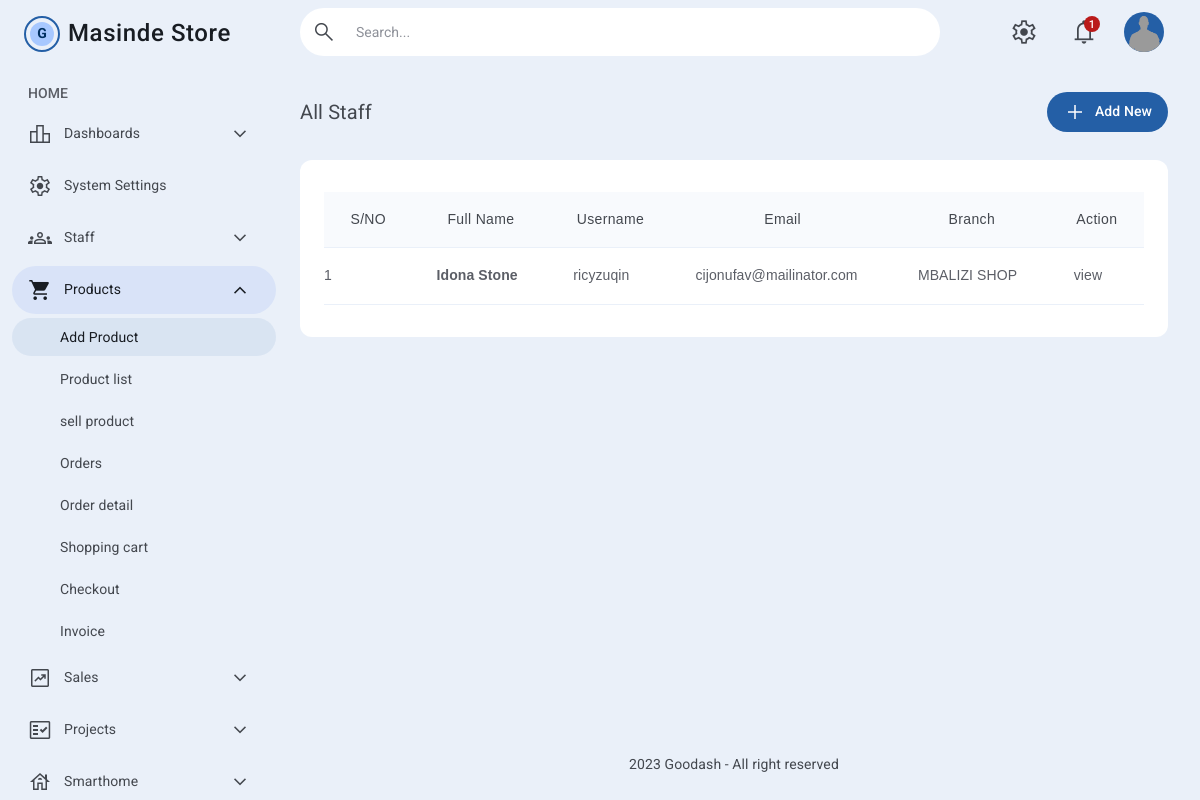
The page /index.php/user on the database as committed earlier.
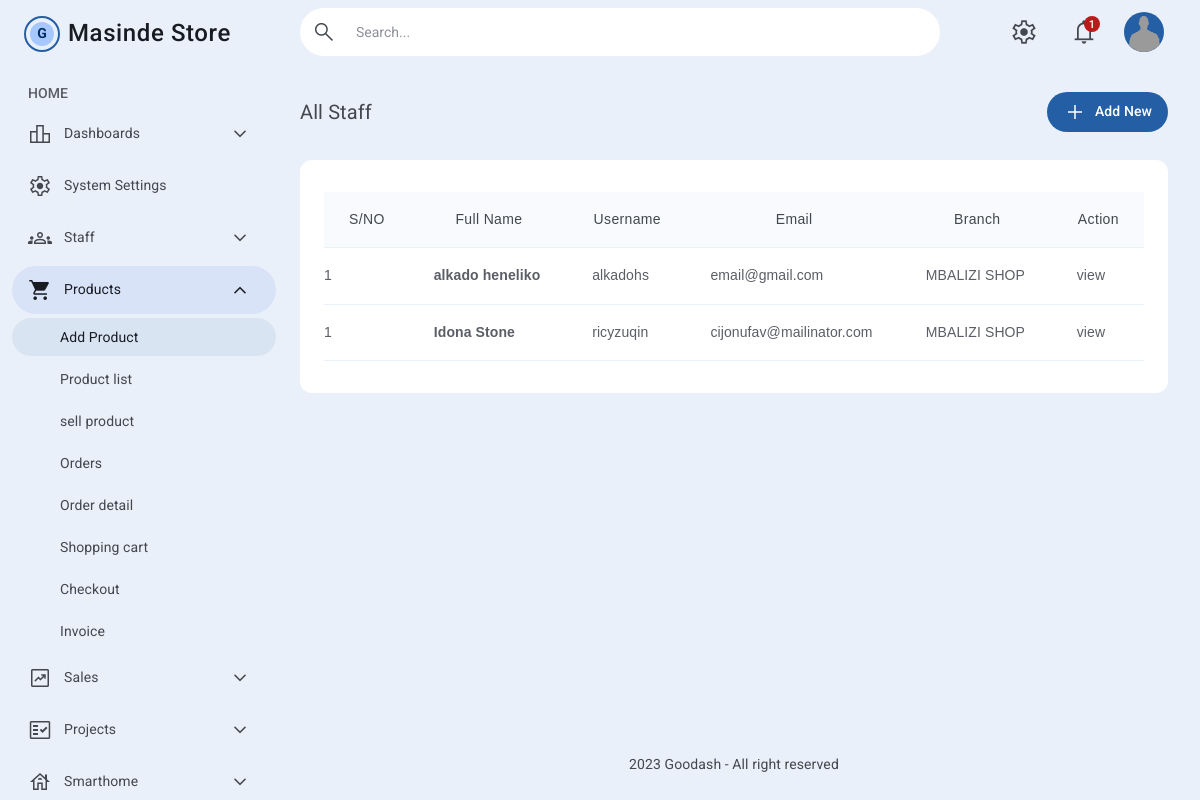
The same page on the database as committed later.
### tables this page shows
CREATE TABLE `user` (
  `id` int(11) NOT NULL,
  `first_name` varchar(255) NOT NULL,
  `last_name` varchar(255) NOT NULL,
  `username` varchar(100) NOT NULL,
  `email` varchar(100) NOT NULL,
  `branch_id` int(11) DEFAULT NULL,
  `position_id` int(11) DEFAULT NULL,
  `is_staff` int(1) DEFAULT 0,
  `is_active` int(1) DEFAULT 0,
  `password` varchar(255) NOT NULL,
  `created_at` timestamp NOT NULL DEFAULT current_timestamp()
);

### application/controllers/User.php (called while the page is built, shortened)
<?php
class User extends CI_Controller
{
    public function __construct()
    {
        $this->load->model('UserModel');
    }
    public function index()
    {
        $users = $this->UserModel->get_users();
        $this->load->view('users/all_users', ['users' => $users]);
    }
}

### index.php (called while the page is built, shortened)
<?php
require_once BASEPATH.'core/CodeIgniter.php';

### application/models/UserModel.php (called while the page is built, shortened)
<?php
class UserModel extends CI_Model
{
    public function get_users(): array
    {
        $users = $this->db->order_by('created_at', 'desc')->get('User')->result();
        return $users;
    }
}

### application/views/users/all_users.php (the view, shortened to what this page needs)
<!DOCTYPE html>
<html lang="en">
<head>
  <link rel="stylesheet" id="stylesheet" href="<?php echo base_url('assets/css/style.css')?>">
  <link rel="stylesheet" id="color" href="<?php echo base_url('assets/css/colors.css')?>">
</head>
<body id="body-layout" class="text-body-md relative font-sans font-normal text-gray-700 dark:text-gray-300 bg-surface-500 dark:bg-surfacedark-500 show">
  <?php include APPPATH.'/views/includes/header.php'?>
  <main class="lg:flex">
    <?php include APPPATH.'/views/includes/sidebar.php'?>
    <div class="main-content flex-grow min-h-[100%] py-20 relative px-4 lg:pr-8 lg:pl-3">
      <div class="flex flex-row justify-between items-center pt-2 pb-6">
        <h2 class="text-title-lg">All Staff</h2>
        <div class="flex flex-row gap-3 items-center">
          <a href="<?= site_url('user/create_index')?>" class="btn relative flex flex-row items-center justify-center gap-x-2 py-2 px-4 rounded-[6.25rem] hover:shadow-md text-sm tracking-[.00714em] font-medium bg-primary-600 text-white dark:bg-primary-200 dark:text-primary-800">
            <span class="material-symbols-outlined">add</span>
            Add New
         </a>
        </div>
      </div>
      <div class="grid grid-cols-1 sm:gap-4 md:gap-6">
        <div class="px-6 py-8 flex flex-col rounded-xl bg-white dark:bg-gray-900">
          <div class="relative overflow-auto scrollbars">
            <table class="table-sorter table-bordered-bottom table-hover">
              <thead>
                <tr>
                  <th data-sortable="false">S/NO</th>
                  <th data-sortable="false">Full Name</th>
                  <th data-sortable="false">Username</th>
                  <th data-sortable="false">Email</th>
                  <th data-sortable="false">Branch</th>
                  <th data-sortable="false">Action</th>
                </tr>
              </thead>
              <tbody>
                <?php $rowId = 1 ?>
                <?php foreach($users as $user):?>
                <tr class="[&.selected]:!bg-primary-100 dark:[&.selected]:!bg-primary-700">
                  <td class="!px-0">
                    <?= $user->id < 10 ? '0'.$rowId++ : $rowId ?>
                  </td>
                  <td>
                    <div class="flex items-center gap-3">
                      <div class="flex flex-col">
                        <h4 class="font-semibold"><?= $user->first_name." ".$user->last_name ?></h4>
                      </div>
                    </div>
                  </td>
                  <td>
                    <?= $user->username ?>
                  </td>
                  <td><a href="mailto:acme@example.com" target="_blank"><?= $user->email ?></a></td>
                  <td>MBALIZI SHOP</td>
                  <td>
                    <a href="<?= site_url('user/profile/'.$user->id)?>" class="hover:text-primary-600 dark:hover:text-primary-200">view</a>
                  </td>
                </tr>
                <?php endforeach?>
              </tbody>
            </table>
          </div>
        </div>
      </div>
    </div>
  </main>
<?php include APPPATH.'/views/includes/footer.php'?>

### application/views/includes/header.php (shortened to what this page needs)
<header data-type="navtop" class="nav-top [&.show]:translate-y-0 top-0 fixed h-16 px-4 lg:px-8 lg:pl-3 left-0 lg:left-72 right-0 flex flex-row items-center justify-between gap-3 z-50 transition-all duration-300 ease-in-out bg-surface-500 dark:bg-surfacedark-500">
  <div class="relative w-full hidden md:block">
    <div class="relative w-full">
      <button class="absolute left-1 top-1 hidden sm:inline-flex !items-center justify-center w-10 h-10 gap-x-2 p-2.5 rounded-[6.25rem] text-sm tracking-[.00714em] text-center font-medium hover:bg-primary-600/[0.08] focus:bg-primary-600/[0.08] dark:hover:bg-primary-200/[0.08] dark:focus:bg-primary-200/[0.08]">
        <span class="material-symbols-outlined !text-2xl">search</span>
      </button>
      <input type="search" placeholder="Search..." class="max-sm:absolute max-sm:inset-x-0 block w-40 sm:w-80 md:w-full pl-14 h-12 rounded-full bg-white dark:bg-gray-900 py-2 px-4 ring-0 focus:outline-none focus:shadow">
    </div>
  </div>
  <div class="flex flex-row items-center gap-3 ml-auto md:ml-12">
    <div class="relative hidden sm:inline-block">
      <button data-type="dialogs" data-target="#sheets_b" class="btn relative !inline-flex !items-center justify-center w-12 h-12 gap-x-2 p-2.5 rounded-[6.25rem] text-sm tracking-[.00714em] text-center font-medium hover:bg-primary-600/[0.08] focus:bg-primary-600/[0.08] dark:hover:bg-primary-200/[0.08] dark:focus:bg-primary-200/[0.08]">
        <span aria-label="Settings" data-microtip-position="bottom" role="tooltip" class="material-symbols-outlined !text-[28px] pointer-events-none">settings</span>
      </button>
    </div>
    <div class="relative">
      <button data-type="dropdown" data-target="#dropdown2" class="btn relative !inline-flex !items-center justify-center w-12 h-12 gap-x-2 p-2.5 rounded-[6.25rem] text-sm tracking-[.00714em] text-center font-medium hover:bg-primary-600/[0.08] focus:bg-primary-600/[0.08] dark:hover:bg-primary-200/[0.08] dark:focus:bg-primary-200/[0.08]">
        <span aria-label="Notification" data-microtip-position="bottom" role="tooltip" class="material-symbols-outlined !text-[28px] pointer-events-none ">notifications</span>
        <span class="pointer-events-none absolute top-2 right-2 w-4 h-4 flex items-center justify-center rounded-full text-[11px] leading-none tracking-[.045em] font-medium bg-error-600 dark:bg-error-200 text-white dark:text-error-800">1</span>
      </button>
    </div>
    <div class="relative">
      <button data-type="dropdown" data-target="#dropdown1" class="btn w-12 h-12 gap-x-2 py-2.5 flex items-center gap-2 justify-center rounded-full text-sm tracking-[0.15px]">
        <img src="<?php echo base_url('assets/img/avatar.png')?>" alt="ari budin" class="w-10 h-10 flex-none rounded-full bg-primary-600 dark:bg-primary-200">
      </button>
    </div>
  </div>
</header>

### application/views/includes/sidebar.php (shortened to what this page needs)
<aside id="sidebar" class="sidebar transition-all duration-500 ease-in-out fixed max-lg:z-[60] lg:shrink-0 lg:relative lg:w-72 h-screen max-lg:[&.show_.sidebar-bg]:opacity-60 dark:max-lg:[&.show_.sidebar-bg]:opacity-60 [&.show_.sidebar-bg]:inset-0 [&.show_.sidebar-content]:translate-x-0">
      <div id="sidebar-content" class="sidebar-content transition-all duration-300 ease-in-out fixed z-40 max-lg:-translate-x-full max-lg:bg-surface-500 dark:max-lg:bg-surfacedark-500 left-0 top-0 bottom-0 h-screen w-72 overflow-auto scrollbars">
        <a href="<?= site_url('welcome/dashboard') ?>" class="sidebar-logo pt-4 pb-2 pl-6 flex items-center w-full">
          <div class="w-9 h-9 rounded-full border-2 border-primary-600 flex items-center justify-center text-primary-800 font-bold text-lg">
            <span class="flex items-center justify-center w-6 h-6 rounded-full bg-primary-200">G</span>
          </div>
          <h4 class="text-2xl font-medium tracking-wide text-gray-900 dark:text-gray-100 compact-hide ml-2">Masinde Store</h4>
        </a>
        <div class="w-full inline-flex flex-col px-3 pb-3">
          <div class="pt-6 pb-2 px-4 compact-hide">
            <p class="text-title-sm font-medium uppercase text-gray-600 dark:text-gray-400">Home</p>
          </div>
          <ul class="sidebar-menu flex flex-col">
            <li class="relative">
              <a href="javascript:void(0)" data-type="collapse" data-target="#dashboard1" class="flex flex-row items-center gap-3 py-3 pl-4 pr-6 mb-1 rounded-full hover-icon [&.active]:text-gray-900 dark:[&.active]:text-gray-100 [&.active]:bg-secondary-100 dark:[&.active]:bg-secondary-700 hover:bg-primary-600/[0.08] dark:hover:bg-primary-200/[0.08]">
                <span class="material-symbols-outlined">leaderboard</span>
                <span class="compact-title">Dashboards</span>
              </a>
            </li>
            <li class="relative">
              <a href="<?= site_url('settings') ?>" class="flex flex-row items-center gap-3 py-3 pl-4 pr-6 mb-1 rounded-full hover-icon [&.active]:text-gray-900 dark:[&.active]:text-gray-100 [&.active]:bg-secondary-100 dark:[&.active]:bg-secondary-700 hover:bg-primary-600/[0.08] dark:hover:bg-primary-200/[0.08]">
                <span class="material-symbols-outlined">settings</span>
                <span class="compact-title">System Settings</span>
              </a>
            </li>
            <li class="relative">
              <a href="javascript:void(0)" data-type="collapse" data-target="#dashboard2" class="flex flex-row items-center gap-3 py-3 pl-4 pr-6 mb-1 rounded-full hover-icon [&.active]:text-gray-900 dark:[&.active]:text-gray-100 [&.active]:bg-secondary-100 dark:[&.active]:bg-secondary-700 hover:bg-primary-600/[0.08] dark:hover:bg-primary-200/[0.08]">
                <span class="material-symbols-outlined">groups</span>
                <span class="compact-title">Staff</span>
              </a>
            </li>
            <li class="relative">
              <a href="javascript:void(0)" data-type="collapse" data-target="#dashboard3" class="active flex flex-row items-center gap-3 py-3 pl-4 pr-6 mb-1 rounded-full hover-icon [&.active]:text-gray-900 dark:[&.active]:text-gray-100 [&.active]:bg-secondary-100 dark:[&.active]:bg-secondary-700 hover:bg-primary-600/[0.08] dark:hover:bg-primary-200/[0.08]">
                <span class="material-symbols-outlined">shopping_cart</span>
                <span class="compact-title">Products</span>
              </a>
              <ul id="dashboard3" data-type="collapsed" class="active sidebar-submenu [&.active]:block hidden">
                <li><a href="<?= site_url('product/create_index') ?>" class="active flex items-center py-3 pl-12 pr-6 mb-1 leading-none gap-2.5 rounded-full hover-icon [&.active]:text-gray-900 dark:[&.active]:text-gray-100 [&.active]:bg-primary-600/[0.08] dark:[&.active]:bg-primary-200/10 hover:bg-primary-600/[0.08] dark:hover:bg-primary-200/[0.08]">
                    Add Product
                  </a>
                </li>
                <li><a href="<?= site_url('product') ?>" class="flex items-center py-3 pl-12 pr-6 mb-1 leading-none gap-2.5 rounded-full hover-icon [&.active]:text-gray-900 dark:[&.active]:text-gray-100 [&.active]:bg-primary-600/[0.08] dark:[&.active]:bg-primary-200/10 hover:bg-primary-600/[0.08] dark:hover:bg-primary-200/[0.08]">
                    Product list
                  </a>
                </li>
                <li><a href="<?= site_url('product/sell') ?>" class="flex items-center py-3 pl-12 pr-6 mb-1 leading-none gap-2.5 rounded-full hover-icon [&.active]:text-gray-900 dark:[&.active]:text-gray-100 [&.active]:bg-primary-600/[0.08] dark:[&.active]:bg-primary-200/10 hover:bg-primary-600/[0.08] dark:hover:bg-primary-200/[0.08]">
                    sell product
                  </a>
                </li>
                <li><a href="orders.html" class="flex items-center py-3 pl-12 pr-6 mb-1 leading-none gap-2.5 rounded-full hover-icon [&.active]:text-gray-900 dark:[&.active]:text-gray-100 [&.active]:bg-primary-600/[0.08] dark:[&.active]:bg-primary-200/10 hover:bg-primary-600/[0.08] dark:hover:bg-primary-200/[0.08]">
                    Orders
                  </a>
                </li>
                <li><a href="order-detail.html" class="flex items-center py-3 pl-12 pr-6 mb-1 leading-none gap-2.5 rounded-full hover-icon [&.active]:text-gray-900 dark:[&.active]:text-gray-100 [&.active]:bg-primary-600/[0.08] dark:[&.active]:bg-primary-200/10 hover:bg-primary-600/[0.08] dark:hover:bg-primary-200/[0.08]">
                    Order detail
                  </a>
                </li>
                <li><a href="shopping-cart.html" class="flex items-center py-3 pl-12 pr-6 mb-1 leading-none gap-2.5 rounded-full hover-icon [&.active]:text-gray-900 dark:[&.active]:text-gray-100 [&.active]:bg-primary-600/[0.08] dark:[&.active]:bg-primary-200/10 hover:bg-primary-600/[0.08] dark:hover:bg-primary-200/[0.08]">
                    Shopping cart
                  </a>
                </li>
                <li><a href="checkout.html" class="flex items-center py-3 pl-12 pr-6 mb-1 leading-none gap-2.5 rounded-full hover-icon [&.active]:text-gray-900 dark:[&.active]:text-gray-100 [&.active]:bg-primary-600/[0.08] dark:[&.active]:bg-primary-200/10 hover:bg-primary-600/[0.08] dark:hover:bg-primary-200/[0.08]">
                    Checkout
                  </a>
                </li>
                <li><a href="invoice.html" class="flex items-center py-3 pl-12 pr-6 mb-1 leading-none gap-2.5 rounded-full hover-icon [&.active]:text-gray-900 dark:[&.active]:text-gray-100 [&.active]:bg-primary-600/[0.08] dark:[&.active]:bg-primary-200/10 hover:bg-primary-600/[0.08] dark:hover:bg-primary-200/[0.08]">
                    Invoice
                  </a>
                </li>
              </ul>
            </li>
            <li class="relative">
              <a href="javascript:void(0)" data-type="collapse" data-target="#dashboard4" class="flex flex-row items-center gap-3 py-3 pl-4 pr-6 mb-1 rounded-full hover-icon [&.active]:text-gray-900 dark:[&.active]:text-gray-100 [&.active]:bg-secondary-100 dark:[&.active]:bg-secondary-700 hover:bg-primary-600/[0.08] dark:hover:bg-primary-200/[0.08]">
                <span class="material-symbols-outlined">chart_data</span>
                <span class="compact-title">Sales</span>
              </a>
            </li>
            <li class="relative">
              <a href="javascript:void(0)" data-type="collapse" data-target="#dashboard5" class="flex flex-row items-center gap-3 py-3 pl-4 pr-6 mb-1 rounded-full hover-icon [&.active]:text-gray-900 dark:[&.active]:text-gray-100 [&.active]:bg-secondary-100 dark:[&.active]:bg-secondary-700 hover:bg-primary-600/[0.08] dark:hover:bg-primary-200/[0.08]">
                <span class="material-symbols-outlined">fact_check</span>
                <span class="compact-title">Projects</span>
              </a>
            </li>
            <li class="relative">
              <a href="javascript:void(0)" data-type="collapse" data-target="#dashboard_smart" class="flex flex-row items-center gap-3 py-3 pl-4 pr-6 mb-1 rounded-full hover-icon [&.active]:text-gray-900 dark:[&.active]:text-gray-100 [&.active]:bg-secondary-100 dark:[&.active]:bg-secondary-700 hover:bg-primary-600/[0.08] dark:hover:bg-primary-200/[0.08]">
                <span class="material-symbols-outlined">house</span>
                <span class="compact-title">Smarthome</span>
              </a>
            </li>
          </ul>
        </div>
      </div>
    </aside>

### application/views/includes/footer.php (shortened to what this page needs)
  <footer class="footer absolute px-4 lg:px-8 lg:pl-3 left-0 lg:left-72 bottom-0 right-0">
    <div class="text-center py-6">
      <p><script>document.write(new Date().getFullYear())</script> Goodash - All right reserved</p>
    </div>
  </footer>
</body>
</html>

Rows that differ between the two databases and show on the page:
added user: first_name "alkado", last_name "heneliko", username "alkadohs", email "email@gmail.com"
